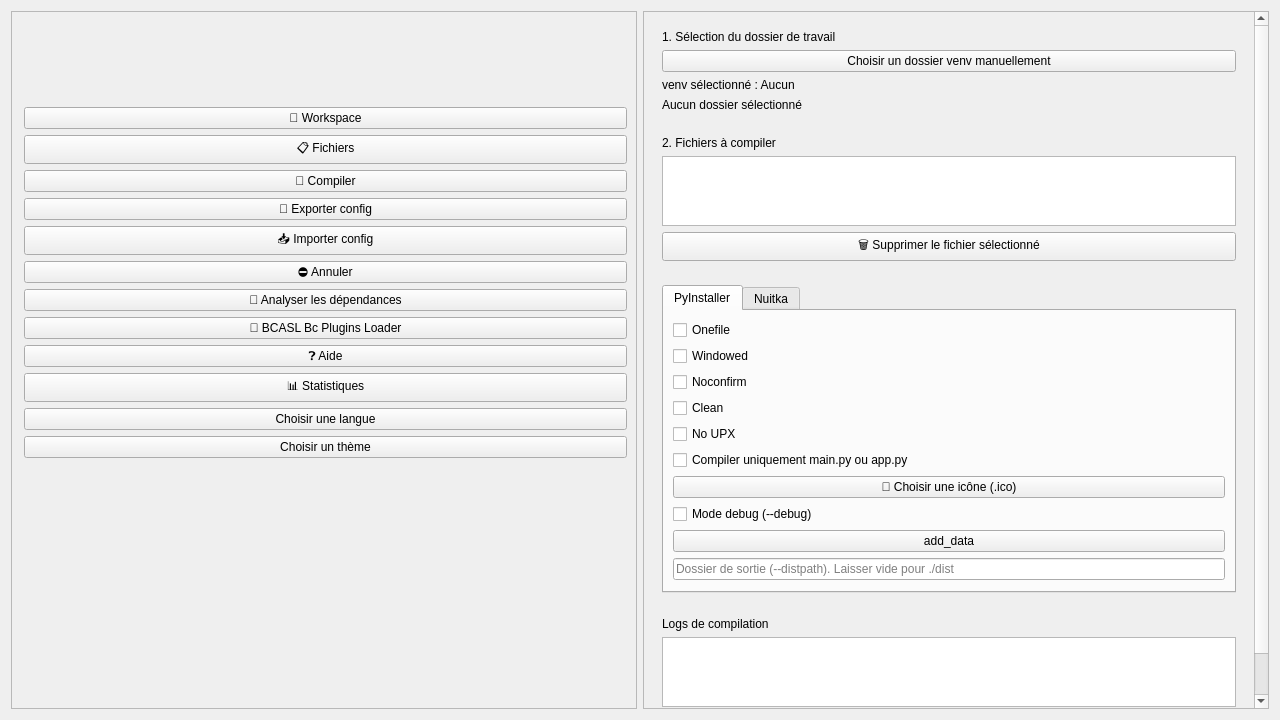
<?xml version="1.0" encoding="UTF-8"?>
<ui version="4.0">
 <class>PyCompilerARKGui</class>
 <widget class="QWidget" name="PyCompilerARKGui">
  <property name="geometry">
   <rect>
    <x>0</x>
    <y>0</y>
    <width>1280</width>
    <height>720</height>
   </rect>
  </property>
  <layout class="QHBoxLayout" name="mainLayout">
   <item>
    <widget class="QScrollArea" name="sidebarScrollArea">
     <property name="widgetResizable">
      <bool>true</bool>
     </property>
     <widget class="QFrame" name="sidebar">
      <property name="geometry">
       <rect>
        <x>0</x>
        <y>0</y>
        <width>626</width>
        <height>700</height>
       </rect>
      </property>
      <property name="frameShape">
       <enum>QFrame::Shape::NoFrame</enum>
      </property>
      <layout class="QVBoxLayout" name="sidebarLayout">
       <property name="leftMargin">
        <number>12</number>
       </property>
       <item>
        <widget class="QLabel" name="sidebar_logo">
         <property name="minimumSize">
          <size>
           <width>80</width>
           <height>80</height>
          </size>
         </property>
         <property name="maximumSize">
          <size>
           <width>220</width>
           <height>220</height>
          </size>
         </property>
         <property name="alignment">
          <set>Qt::AlignmentFlag::AlignCenter</set>
         </property>
        </widget>
       </item>
       <item>
        <widget class="QPushButton" name="btn_select_folder">
         <property name="text">
          <string>📁 Workspace</string>
         </property>
        </widget>
       </item>
       <item>
        <widget class="QPushButton" name="btn_select_files">
         <property name="text">
          <string>📋 Fichiers</string>
         </property>
        </widget>
       </item>
       <item>
        <widget class="QPushButton" name="btn_build_all">
         <property name="text">
          <string>🚀 Compiler</string>
         </property>
        </widget>
       </item>
       <item>
        <widget class="QPushButton" name="btn_export_config">
         <property name="text">
          <string>💾 Exporter config</string>
         </property>
        </widget>
       </item>
       <item>
        <widget class="QPushButton" name="btn_import_config">
         <property name="text">
          <string>📥 Importer config</string>
         </property>
        </widget>
       </item>
       <item>
        <widget class="QPushButton" name="btn_cancel_all">
         <property name="text">
          <string>⛔ Annuler</string>
         </property>
        </widget>
       </item>
       <item>
        <widget class="QPushButton" name="btn_suggest_deps">
         <property name="text">
          <string>🔎 Analyser les dépendances</string>
         </property>
        </widget>
       </item>
       <item>
        <widget class="QPushButton" name="btn_bc_loader">
         <property name="text">
          <string>🔌 BCASL Bc Plugins Loader</string>
         </property>
        </widget>
       </item>
       <item>
        </item>
       <item>
        <widget class="QPushButton" name="btn_help">
         <property name="text">
          <string>❓ Aide</string>
         </property>
        </widget>
       </item>
       <item>
        <widget class="QPushButton" name="btn_show_stats">
         <property name="text">
          <string>📊 Statistiques</string>
         </property>
        </widget>
       </item>
       <item>
        <widget class="QPushButton" name="select_lang">
         <property name="text">
          <string>Choisir une langue</string>
         </property>
        </widget>
       </item>
       <item>
        <widget class="QPushButton" name="select_theme">
         <property name="text">
          <string>Choisir un thème</string>
         </property>
        </widget>
       </item>
       <item>
        <spacer name="sidebarSpacer">
         <property name="orientation">
          <enum>Qt::Orientation::Vertical</enum>
         </property>
         <property name="sizeHint" stdset="0">
          <size>
           <width>20</width>
           <height>40</height>
          </size>
         </property>
        </spacer>
       </item>
      </layout>
     </widget>
    </widget>
   </item>
   <item>
    <widget class="QScrollArea" name="dashboardScrollArea">
     <property name="widgetResizable">
      <bool>true</bool>
     </property>
     <widget class="QWidget" name="contentArea">
      <property name="geometry">
       <rect>
        <x>0</x>
        <y>-481</y>
        <width>618</width>
        <height>1339</height>
       </rect>
      </property>
      <layout class="QVBoxLayout" name="contentLayout">
       <item>
        <widget class="QFrame" name="frame_workspace">
         <property name="frameShape">
          <enum>QFrame::Shape::NoFrame</enum>
         </property>
         <layout class="QVBoxLayout" name="layout_workspace">
          <item>
           <widget class="QLabel" name="label_workspace_section">
            <property name="text">
             <string>1. Sélection du dossier de travail</string>
            </property>
           </widget>
          </item>
          <item>
           <widget class="QPushButton" name="venv_button">
            <property name="text">
             <string>Choisir un dossier venv manuellement</string>
            </property>
           </widget>
          </item>
          <item>
           <widget class="QLabel" name="venv_label">
            <property name="text">
             <string>venv sélectionné : Aucun</string>
            </property>
           </widget>
          </item>
          <item>
           <widget class="QLabel" name="label_folder">
            <property name="text">
             <string>Aucun dossier sélectionné</string>
            </property>
           </widget>
          </item>
         </layout>
        </widget>
       </item>
       <item>
        <widget class="QFrame" name="frame_files">
         <property name="frameShape">
          <enum>QFrame::Shape::NoFrame</enum>
         </property>
         <layout class="QVBoxLayout" name="layout_files">
          <item>
           <widget class="QLabel" name="label_files_section">
            <property name="text">
             <string>2. Fichiers à compiler</string>
            </property>
           </widget>
          </item>
          <item>
           <widget class="QListWidget" name="file_list"/>
          </item>
          <item>
           <widget class="QPushButton" name="btn_remove_file">
            <property name="text">
             <string>🗑️ Supprimer le fichier sélectionné</string>
            </property>
           </widget>
          </item>
         </layout>
        </widget>
       </item>
       <item>
        <widget class="QFrame" name="frame_options">
         <property name="frameShape">
          <enum>QFrame::Shape::NoFrame</enum>
         </property>
         <layout class="QVBoxLayout" name="layout_options">
          <item>
           <widget class="QTabWidget" name="compiler_tabs">
            <property name="currentIndex">
             <number>0</number>
            </property>
            <widget class="QWidget" name="tab_pyinstaller">
             <attribute name="title">
              <string>PyInstaller</string>
             </attribute>
             <layout class="QVBoxLayout" name="pyinstaller_options_layout">
              <item>
               <widget class="QCheckBox" name="opt_onefile">
                <property name="text">
                 <string>Onefile</string>
                </property>
               </widget>
              </item>
              <item>
               <widget class="QCheckBox" name="opt_windowed">
                <property name="text">
                 <string>Windowed</string>
                </property>
               </widget>
              </item>
              <item>
               <widget class="QCheckBox" name="opt_noconfirm">
                <property name="text">
                 <string>Noconfirm</string>
                </property>
               </widget>
              </item>
              <item>
               <widget class="QCheckBox" name="opt_clean">
                <property name="text">
                 <string>Clean</string>
                </property>
               </widget>
              </item>
              <item>
               <widget class="QCheckBox" name="opt_noupx">
                <property name="text">
                 <string>No UPX</string>
                </property>
               </widget>
              </item>
              <item>
               <widget class="QCheckBox" name="opt_main_only">
                <property name="text">
                 <string>Compiler uniquement main.py ou app.py</string>
                </property>
               </widget>
              </item>
              <item>
               <widget class="QPushButton" name="btn_select_icon">
                <property name="text">
                 <string>🎨 Choisir une icône (.ico)</string>
                </property>
               </widget>
              </item>
              <item>
               <widget class="QCheckBox" name="opt_debug">
                <property name="text">
                 <string>Mode debug (--debug)</string>
                </property>
               </widget>
              </item>
              <item>
               <widget class="QPushButton" name="pyinstaller_add_data">
                <property name="text">
                 <string>add_data</string>
                </property>
               </widget>
              </item>
              <item>
               <layout class="QHBoxLayout" name="outputDirLayout">
                <item>
                 <widget class="QLineEdit" name="output_dir_input">
                  <property name="placeholderText">
                   <string>Dossier de sortie (--distpath). Laisser vide pour ./dist</string>
                  </property>
                 </widget>
                </item>
               </layout>
              </item>
             </layout>
            </widget>
            <widget class="QWidget" name="tab_nuitka">
             <attribute name="title">
              <string>Nuitka</string>
             </attribute>
             <layout class="QVBoxLayout" name="nuitka_options_layout">
              <item>
               <widget class="QCheckBox" name="nuitka_onefile">
                <property name="text">
                 <string>Onefile (--onefile)</string>
                </property>
               </widget>
              </item>
              <item>
               <widget class="QCheckBox" name="nuitka_standalone">
                <property name="text">
                 <string>Standalone (--standalone)</string>
                </property>
               </widget>
              </item>
              <item>
               <widget class="QCheckBox" name="nuitka_disable_console">
                <property name="text">
                 <string>Désactiver la console Windows (--windows-disable-console)</string>
                </property>
               </widget>
              </item>
              <item>
               <widget class="QCheckBox" name="nuitka_show_progress">
                <property name="text">
                 <string>Afficher la progression (--show-progress)</string>
                </property>
               </widget>
              </item>
              <item>
               <widget class="QPushButton" name="nuitka_add_data">
                <property name="text">
                 <string>add_data</string>
                </property>
               </widget>
              </item>
              <item>
               <widget class="QLineEdit" name="nuitka_output_dir">
                <property name="placeholderText">
                 <string>Dossier de sortie (--output-dir)</string>
                </property>
               </widget>
              </item>
              <item>
               <widget class="QPushButton" name="btn_nuitka_icon">
                <property name="text">
                 <string>🎨 Choisir une icône (.ico) Nuitka</string>
                </property>
               </widget>
              </item>
             </layout>
            </widget>
           </widget>
          </item>
         </layout>
        </widget>
       </item>
       <item>
        <widget class="QFrame" name="frame_logs">
         <property name="frameShape">
          <enum>QFrame::Shape::NoFrame</enum>
         </property>
         <layout class="QVBoxLayout" name="layout_logs">
          <item>
           <widget class="QLabel" name="label_logs_section">
            <property name="text">
             <string>Logs de compilation</string>
            </property>
           </widget>
          </item>
          <item>
           <widget class="QTextEdit" name="log"/>
          </item>
         </layout>
        </widget>
       </item>
       <item>
        <widget class="QProgressBar" name="progress"/>
       </item>
      </layout>
     </widget>
    </widget>
   </item>
  </layout>
 </widget>
 <resources/>
 <connections/>
</ui>
